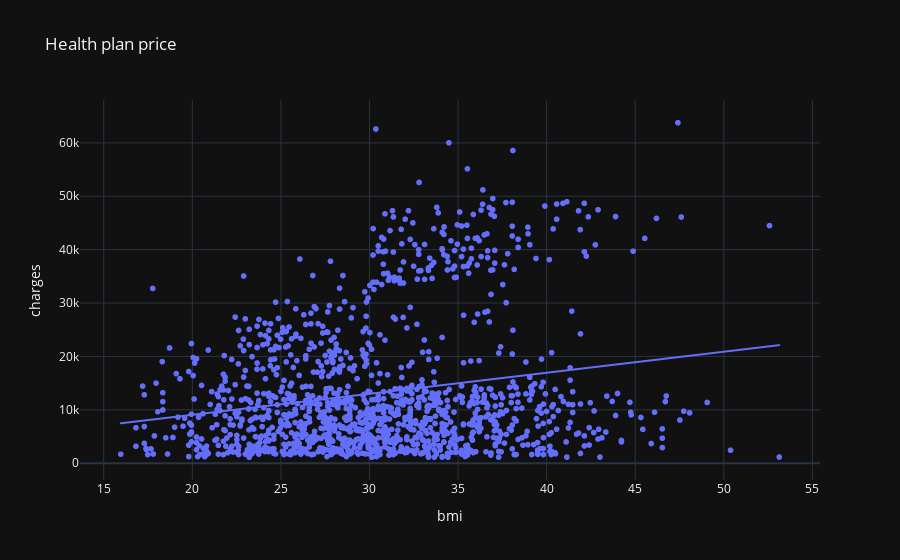

Notebook code for this chart:
### Code cell
fig = px.scatter(dataframe, x="bmi", y="charges", title="Health plan price", trendline='ols')
fig.show()

### Figure 1 — Plotly figure (JSON) as saved in the notebook; plotly's stock layout.template omitted (floating-point values rounded to 4 significant figures; data arrays with more than 128 entries replaced by an {"elided": "..."} marker saying what was removed)
{"data": [{"hovertemplate": "bmi=%{x}<br>charges=%{y}<extra></extra>", "legendgroup": "", "marker": {"color": "#636efa", "symbol": "circle"}, "mode": "markers", "name": "", "showlegend": false, "x": {"elided": "1338 float values"}, "xaxis": "x", "y": {"elided": "1338 float values"}, "yaxis": "y", "type": "scattergl"}, {"hovertemplate": "<b>OLS trendline</b><br>charges = 393.873 * bmi + 1192.94<br>R<sup>2</sup>=0.039339<br><br>bmi=%{x}<br>charges=%{y} <b>(trend)</b><extra></extra>", "legendgroup": "", "marker": {"color": "#636efa", "symbol": "circle"}, "mode": "lines", "name": "", "showlegend": false, "x": {"elided": "1338 float values"}, "xaxis": "x", "y": {"elided": "1338 float values"}, "yaxis": "y", "type": "scattergl"}], "layout": {"xaxis": {"anchor": "y", "domain": [0.0, 1.0], "title": {"text": "bmi"}}, "yaxis": {"anchor": "x", "domain": [0.0, 1.0], "title": {"text": "charges"}}, "legend": {"tracegroupgap": 0}, "title": {"text": "Health plan price"}}}
